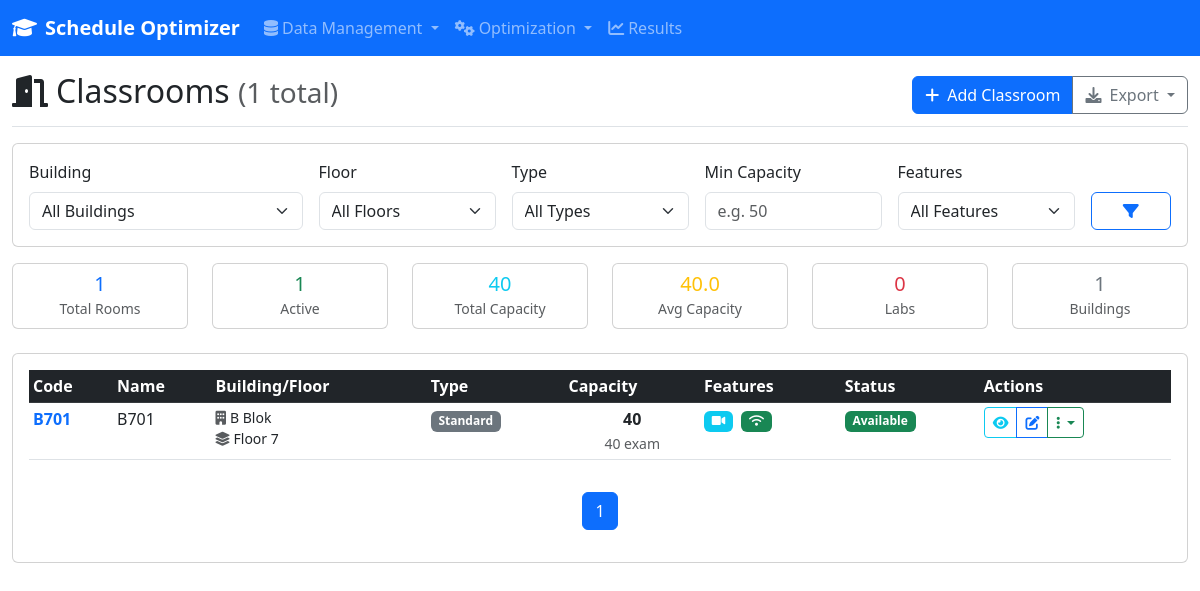
The app's page /data/classrooms, older data.
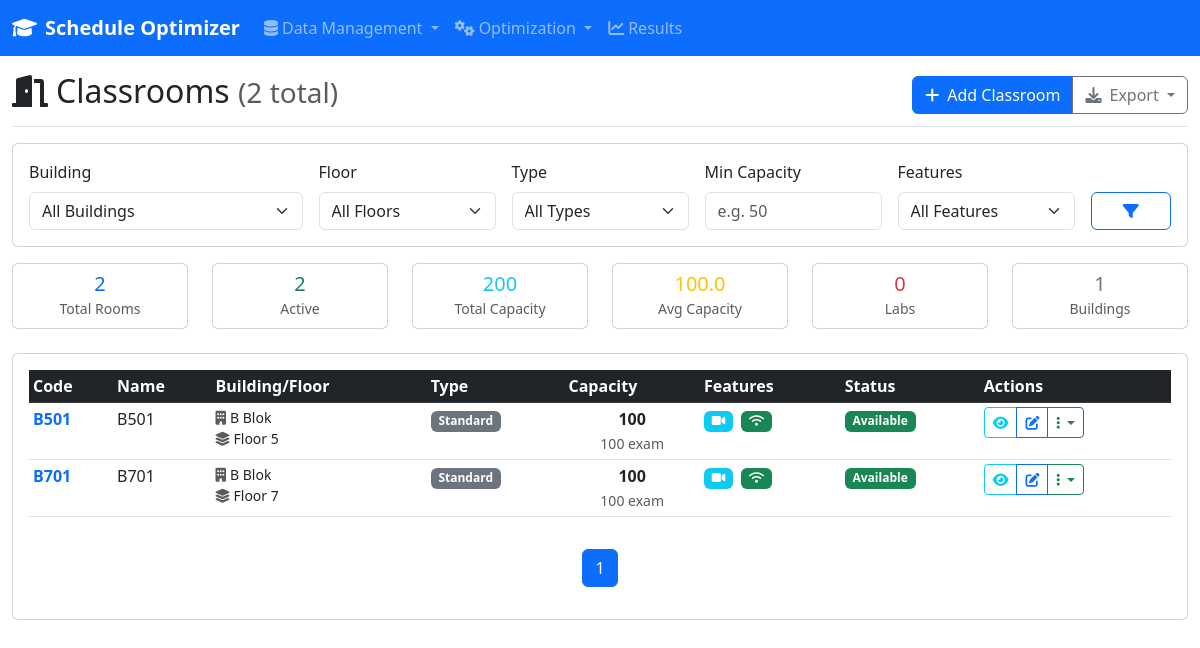
The same page, newer data.
### models/database.py (models this page shows, shortened)
class Classroom(db.Model):
    __tablename__ = 'classrooms'
    id = db.Column(db.Integer, primary_key=True)
    name = db.Column(db.String(100), nullable=False, unique=True)
    code = db.Column(db.String(20), nullable=False, unique=True)  # A101, B205 gibi
    capacity = db.Column(db.Integer, nullable=False)
    exam_capacity = db.Column(db.Integer, nullable=True)  # Sınav kapasitesi (genelde normal kapasitenin yarısı)
    classroom_type = db.Column(db.String(50), nullable=False, default='Standard')  # Standard, Lab, Amphitheater, Conference
    has_lab = db.Column(db.Boolean, nullable=False, default=False)
    has_projector = db.Column(db.Boolean, nullable=False, default=True)
    has_computer = db.Column(db.Boolean, nullable=False, default=False)
    has_smartboard = db.Column(db.Boolean, nullable=False, default=False)
    has_air_conditioning = db.Column(db.Boolean, nullable=False, default=False)
    has_microphone = db.Column(db.Boolean, nullable=False, default=False)
    wifi_available = db.Column(db.Boolean, nullable=False, default=True)
    accessibility_features = db.Column(JSON, nullable=True)  # Engelli erişimi özellikleri
    technical_equipment = db.Column(JSON, nullable=True)  # Teknik ekipman listesi
    is_active = db.Column(db.Boolean, nullable=False, default=True)
    is_bookable = db.Column(db.Boolean, nullable=False, default=True)  # Rezervasyon yapılabilir mi?
    maintenance_schedule = db.Column(JSON, nullable=True)  # Bakım programı
    building = db.Column(db.String(50), nullable=False)
    floor = db.Column(db.Integer, nullable=False)
    room_number = db.Column(db.String(20), nullable=True)
    department_priority = db.Column(JSON, nullable=True)  # Hangi bölümler öncelikli kullanır
    usage_cost_per_hour = db.Column(db.Float, nullable=True)  # Saatlik kullanım maliyeti
    cleaning_time_minutes = db.Column(db.Integer, nullable=False, default=15)  # Temizlik süresi
    setup_time_minutes = db.Column(db.Integer, nullable=False, default=5)  # Hazırlık süresi
    notes = db.Column(db.Text, nullable=True)
    location_coordinates = db.Column(JSON, nullable=True)  # GPS koordinatları
    photo_urls = db.Column(JSON, nullable=True)  # Derslik fotoğrafları
    last_maintenance_date = db.Column(db.DateTime, nullable=True)
    next_maintenance_date = db.Column(db.DateTime, nullable=True)
    created_at = db.Column(db.DateTime, default=datetime.utcnow)
    updated_at = db.Column(db.DateTime, default=datetime.utcnow, onupdate=datetime.utcnow)
    availability = db.Column(JSON, nullable=True)  # Saatlik müsaitlik matrisi (10x5)
    availability_exceptions = db.relationship('ClassroomAvailability', backref='classroom_ref', lazy=True, cascade='all, delete-orphan')

### routes/data_entry.py (the view, shortened to what this page needs)
@data_entry_bp.route('/classrooms')
def classrooms():
    page = request.args.get('page', 1, type=int)
    building = request.args.get('building')
    floor = request.args.get('floor', type=int)
    classroom_type = request.args.get('classroom_type')
    min_capacity = request.args.get('min_capacity', type=int)
    features = request.args.get('features')
    query = Classroom.query
    if building:
        query = query.filter_by(building=building)
    if floor is not None:
        query = query.filter_by(floor=floor)
    if classroom_type:
        query = query.filter_by(classroom_type=classroom_type)
    if min_capacity:
        query = query.filter(Classroom.capacity >= min_capacity)
    classrooms_paginated = query.order_by(Classroom.building, Classroom.floor, Classroom.code).paginate(
        page=page, per_page=20, error_out=False
    )
    buildings = db.session.query(distinct(Classroom.building)).filter(Classroom.building.isnot(None)).all()
    buildings = [b[0] for b in buildings]
    floors = db.session.query(distinct(Classroom.floor)).filter(Classroom.floor.isnot(None)).all()
    floors = sorted([f[0] for f in floors])
    total_classrooms = Classroom.query.count()
    active_classrooms = Classroom.query.filter_by(is_active=True).count()
    total_capacity = db.session.query(func.sum(Classroom.capacity)).scalar() or 0
    avg_capacity = db.session.query(func.avg(Classroom.capacity)).scalar() or 0
    lab_count = Classroom.query.filter_by(has_lab=True).count()
    return render_template('data_entry/classrooms.html',
                         classrooms=classrooms_paginated.items,
                         pagination=classrooms_paginated,
                         buildings=buildings,
                         floors=floors,
                         selected_building=building,
                         selected_floor=floor,
                         selected_type=classroom_type,
                         selected_feature=features,
                         min_capacity=min_capacity,
                         total_classrooms=total_classrooms,
                         active_classrooms=active_classrooms,
                         total_capacity=total_capacity,
                         avg_capacity=avg_capacity,
                         lab_count=lab_count)

### templates/data_entry/classrooms.html (shortened to what this page needs)
{% extends "base.html" %}
{% block content %}
<div class="col-12">
    <div class="d-flex justify-content-between flex-wrap flex-md-nowrap align-items-center pt-3 pb-2 mb-3 border-bottom">
        <h1 class="h2">
            <i class="fas fa-door-open me-2"></i>Classrooms
            <small class="text-muted">({{ classrooms|length }} total)</small>
        </h1>
        <div class="btn-group">
            <a href="{{ url_for('data_entry.create_classroom') }}" class="btn btn-primary">
                <i class="fas fa-plus me-2"></i>Add Classroom
            </a>
            <button class="btn btn-outline-secondary dropdown-toggle" data-bs-toggle="dropdown">
                <i class="fas fa-download me-2"></i>Export
            </button>
        </div>
    </div>
    <div class="card mb-3">
        <div class="card-body">
            <form method="GET" class="row g-3" id="filterForm">
                <div class="col-md-3">
                    <label for="building" class="form-label">Building</label>
                    <select class="form-select" name="building" id="building">
                        <option value="">All Buildings</option>
                    </select>
                </div>
                <div class="col-md-2">
                    <label for="floor" class="form-label">Floor</label>
                    <select class="form-select" name="floor" id="floor">
                        <option value="">All Floors</option>
                    </select>
                </div>
                <div class="col-md-2">
                    <label for="classroom_type" class="form-label">Type</label>
                    <select class="form-select" name="classroom_type" id="classroom_type">
                        <option value="">All Types</option>
                    </select>
                </div>
                <div class="col-md-2">
                    <label for="min_capacity" class="form-label">Min Capacity</label>
                    <input type="number" class="form-control" name="min_capacity" id="min_capacity"
                           value="{{ min_capacity or '' }}" placeholder="e.g. 50">
                </div>
                <div class="col-md-2">
                    <label for="features" class="form-label">Features</label>
                    <select class="form-select" name="features" id="features">
                        <option value="">All Features</option>
                    </select>
                </div>
                <div class="col-md-1">
                    <label class="form-label">&nbsp;</label>
                    <div class="d-grid">
                        <button type="submit" class="btn btn-outline-primary">
                            <i class="fas fa-filter"></i>
                        </button>
                    </div>
                </div>
            </form>
        </div>
    </div>
    <div class="row mb-4">
        <div class="col-md-2">
            <div class="card text-center">
                <div class="card-body py-2">
                    <h5 class="text-primary mb-0">{{ total_classrooms }}</h5>
                    <small class="text-muted">Total Rooms</small>
                </div>
            </div>
        </div>
        <div class="col-md-2">
            <div class="card text-center">
                <div class="card-body py-2">
                    <h5 class="text-success mb-0">{{ active_classrooms }}</h5>
                    <small class="text-muted">Active</small>
                </div>
            </div>
        </div>
        <div class="col-md-2">
            <div class="card text-center">
                <div class="card-body py-2">
                    <h5 class="text-info mb-0">{{ total_capacity }}</h5>
                    <small class="text-muted">Total Capacity</small>
                </div>
            </div>
        </div>
        <div class="col-md-2">
            <div class="card text-center">
                <div class="card-body py-2">
                    <h5 class="text-warning mb-0">{{ avg_capacity|round }}</h5>
                    <small class="text-muted">Avg Capacity</small>
                </div>
            </div>
        </div>
        <div class="col-md-2">
            <div class="card text-center">
                <div class="card-body py-2">
                    <h5 class="text-danger mb-0">{{ lab_count }}</h5>
                    <small class="text-muted">Labs</small>
                </div>
            </div>
        </div>
        <div class="col-md-2">
            <div class="card text-center">
                <div class="card-body py-2">
                    <h5 class="text-secondary mb-0">{{ buildings|length }}</h5>
                    <small class="text-muted">Buildings</small>
                </div>
            </div>
        </div>
    </div>
    <div class="card">
        <div class="card-body">
            {% if classrooms %}
                <div class="table-responsive">
                    <table class="table table-hover table-sm">
                        <thead class="table-dark">
                            <tr>
                                <th>Code</th>
                                <th>Name</th>
                                <th>Building/Floor</th>
                                <th>Type</th>
                                <th>Capacity</th>
                                <th>Features</th>
                                <th>Status</th>
                                <th>Actions</th>
                            </tr>
                        </thead>
                        <tbody>
                            {% for classroom in classrooms %}
                            <tr class="{{ 'table-secondary' if not classroom.is_active }}">
                                <td>
                                    <strong class="text-primary">{{ classroom.code }}</strong>
                                </td>
                                <td>
                                    {{ classroom.name }}
                                </td>
                                <td>
                                    <div class="small">
                                        <i class="fas fa-building text-muted me-1"></i>{{ classroom.building }}
                                        <br>
                                        <i class="fas fa-layer-group text-muted me-1"></i>Floor {{ classroom.floor }}
                                    </div>
                                </td>
                                <td>
                                    <span class="badge bg-secondary">{{ classroom.classroom_type }}</span>
                                </td>
                                <td>
                                    <div class="text-center">
                                        <strong>{{ classroom.capacity }}</strong>
                                        {% if classroom.exam_capacity %}
                                            <br><small class="text-muted">{{ classroom.exam_capacity }} exam</small>
                                        {% endif %}
                                    </div>
                                </td>
                                <td>
                                    <div class="feature-icons">
                                        {% if classroom.has_projector %}
                                            <span class="badge bg-info me-1" title="Projector">
                                                <i class="fas fa-video"></i>
                                            </span>
                                        {% endif %}
                                        {% if classroom.wifi_available %}
                                            <span class="badge bg-success me-1" title="WiFi">
                                                <i class="fas fa-wifi"></i>
                                            </span>
                                        {% endif %}
                                    </div>
                                </td>
                                <td>
                                    {% if classroom.is_active %}
                                        {% if classroom.is_bookable %}
                                            <span class="badge bg-success">Available</span>
                                        {% else %}
                                            <span class="badge bg-warning">Restricted</span>
                                        {% endif %}
                                    {% else %}
                                        <span class="badge bg-danger">Inactive</span>
                                    {% endif %}
                                </td>
                                <td>
                                    <div class="btn-group btn-group-sm">
                                        <button class="btn btn-outline-info" onclick="showDetails({{ classroom.id }})" title="View Details">
                                            <i class="fas fa-eye"></i>
                                        </button>
                                        <a href="{{ url_for('data_entry.edit_classroom', classroom_id=classroom.id) }}"
                                           class="btn btn-outline-primary" title="Edit">
                                            <i class="fas fa-edit"></i>
                                        </a>
                                        <button type="button" class="btn btn-outline-success dropdown-toggle"
                                                data-bs-toggle="dropdown" title="More Actions">
                                            <i class="fas fa-ellipsis-v"></i>
                                        </button>
                                    </div>
                                </td>
                            </tr>
                            {% endfor %}
                        </tbody>
                    </table>
                </div>
                {% if pagination %}
                <nav aria-label="Classroom pagination" class="mt-3">
                    <ul class="pagination justify-content-center">
                        {% for page_num in pagination.iter_pages() %}
                            {% if page_num %}
                                {% if page_num != pagination.page %}
                                    <li class="page-item">
                                        <a class="page-link" href="{{ url_for('data_entry.classrooms', page=page_num) }}">{{ page_num }}</a>
                                    </li>
                                {% else %}
                                    <li class="page-item active">
                                        <span class="page-link">{{ page_num }}</span>
                                    </li>
                                {% endif %}
                            {% else %}
                                <li class="page-item disabled">
                                    <span class="page-link">…</span>
                                </li>
                            {% endif %}
                        {% endfor %}
                    </ul>
                </nav>
                {% endif %}
            {% endif %}
        </div>
    </div>
</div>
{% endblock %}

Row changes from the older to the newer data that the page shows:
added Classroom: code "B501", name "B501", building "B Blok", floor "5", classroom_type "Standard", capacity "100", exam_capacity "100", has_projector True (drawn), wifi_available True (drawn), is_active "Available"
changed Classroom (number 2 of 2 on the later page): capacity "40" → "100"; exam_capacity "40" → "100"
Text that changed along with them:
{{ classrooms|length }}: "1" → "2"
{{ total_classrooms }}: "1" → "2"
{{ active_classrooms }}: "1" → "2"
{{ total_capacity }}: "40" → "200"
{{ avg_capacity|round }}: "40.0" → "100.0"
